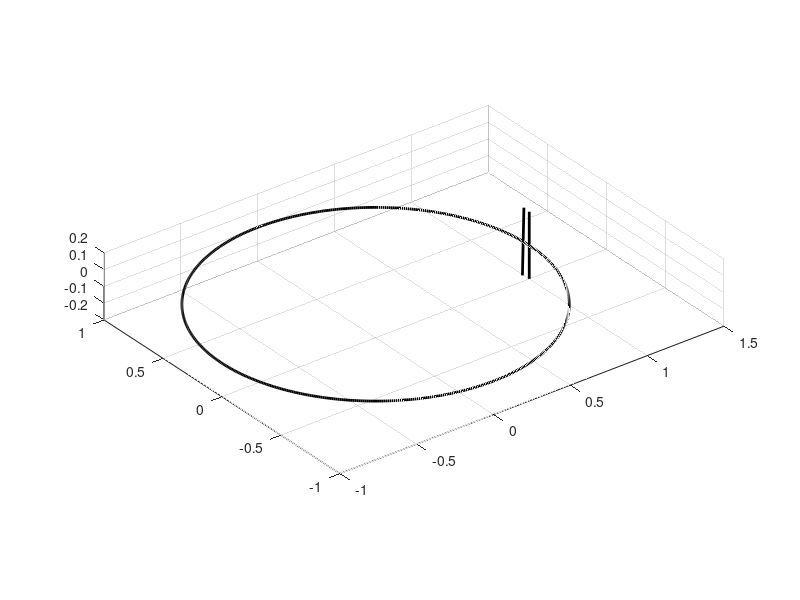

Reproduce this figure in MATLAB. (Note: this script raises an error after producing the figure.)
% goal: plot mobious strip.

% details:
%
% 1. in 3d, draw x^2 + y^2 = 1 as the base.
% 2. for every t in [0,2pi) corresponding to the point (cos(t), sin(t)),
% 3. draw a line that have slope (=t, in radian) and pass through the point, with a length of 2.
% 4. now, split t into 2pi/1000, and repeat 2-3.
% 5. create image for every t, and save it as a gif.

line_length=0.2;
image_count=100;

for i=1:image_count
    step = 2*pi/image_count;
    t_end = i * step;

    % circle
    t=0:0.01:2*pi;
    x=cos(t);
    y=sin(t);
    z=zeros(size(t));
    plot3(x,y,z,'k','LineWidth',2);
    hold on;

    % lines
    for t=0:0.05:t_end
        x=[cos(t)*(1-line_length*sin(t/2)), cos(t)*(1+line_length*sin(t/2))];
        y=[sin(t)*(1-line_length*sin(t/2)), sin(t)*(1+line_length*sin(t/2))];
        z=[-line_length*cos(t/2), line_length*cos(t/2)];
        plot3(x,y,z,'k','LineWidth',2);
    end

    % plotting:
    grid on;
    daspect([1 1 1])
    drawnow;
    frame = getframe(1);
    im = frame2im(frame);
    [imind,cm] = rgb2ind(im,256);
    if i == 1
      imwrite(imind,cm,'math-expt/week_3/imgs/Q6_1.gif','gif', 'Loopcount',inf);
    else
      imwrite(imind,cm,'math-expt/week_3/imgs/Q6_1.gif','gif','WriteMode','append');
    end
end
